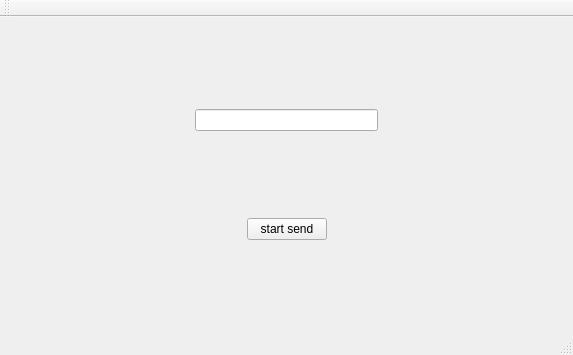
<?xml version="1.0" encoding="UTF-8"?>
<ui version="4.0">
 <class>DataLayerDbusWindow</class>
 <widget class="QMainWindow" name="DataLayerDbusWindow">
  <property name="geometry">
   <rect>
    <x>0</x>
    <y>0</y>
    <width>573</width>
    <height>355</height>
   </rect>
  </property>
  <property name="windowTitle">
   <string>DataLayerDbusWindow</string>
  </property>
  <widget class="QWidget" name="centralWidget">
   <layout class="QVBoxLayout" name="verticalLayout">
    <item>
     <layout class="QHBoxLayout" name="horizontalLayout">
      <item>
       <spacer name="horizontalSpacer">
        <property name="orientation">
         <enum>Qt::Horizontal</enum>
        </property>
        <property name="sizeHint" stdset="0">
         <size>
          <width>148</width>
          <height>20</height>
         </size>
        </property>
       </spacer>
      </item>
      <item>
       <widget class="QLineEdit" name="lineEditSend"/>
      </item>
      <item>
       <spacer name="horizontalSpacer_2">
        <property name="orientation">
         <enum>Qt::Horizontal</enum>
        </property>
        <property name="sizeHint" stdset="0">
         <size>
          <width>148</width>
          <height>20</height>
         </size>
        </property>
       </spacer>
      </item>
     </layout>
    </item>
    <item>
     <layout class="QHBoxLayout" name="horizontalLayout_2">
      <item>
       <spacer name="horizontalSpacer_3">
        <property name="orientation">
         <enum>Qt::Horizontal</enum>
        </property>
        <property name="sizeHint" stdset="0">
         <size>
          <width>198</width>
          <height>20</height>
         </size>
        </property>
       </spacer>
      </item>
      <item>
       <widget class="QPushButton" name="btnSend">
        <property name="text">
         <string>start send</string>
        </property>
       </widget>
      </item>
      <item>
       <spacer name="horizontalSpacer_4">
        <property name="orientation">
         <enum>Qt::Horizontal</enum>
        </property>
        <property name="sizeHint" stdset="0">
         <size>
          <width>198</width>
          <height>20</height>
         </size>
        </property>
       </spacer>
      </item>
     </layout>
    </item>
   </layout>
  </widget>
  <widget class="QMenuBar" name="menuBar">
   <property name="geometry">
    <rect>
     <x>0</x>
     <y>0</y>
     <width>573</width>
     <height>25</height>
    </rect>
   </property>
  </widget>
  <widget class="QToolBar" name="mainToolBar">
   <attribute name="toolBarArea">
    <enum>TopToolBarArea</enum>
   </attribute>
   <attribute name="toolBarBreak">
    <bool>false</bool>
   </attribute>
  </widget>
  <widget class="QStatusBar" name="statusBar"/>
 </widget>
 <layoutdefault spacing="6" margin="11"/>
 <resources/>
 <connections/>
</ui>
